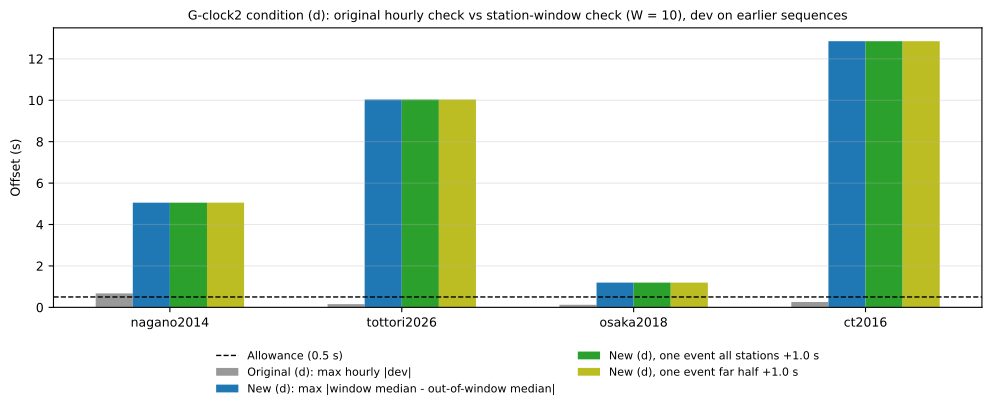

Generate this figure with Python:
#!/usr/bin/env python3
# =============================================================================
# Script : 25_04x_gclock2_station_window_dev.py  (v1)
#          [事前登録 25(島根県西部 2018)の G-clock2 で、条件 (d)「1 時間ごと」の代わりに使う「局ごとの時計の確かめ」を、
#           既に試験を終えた(または止めた)系列のキャッシュで試す dev。島根のデータは一つも読まない。位置の計算はしない]
# Project: ARGUS(新生)— 事前登録 25 の準備(規則を凍結する前の dev)
#
# なぜ必要か:
#   長野県北部 2014(事前登録 24)は、G-clock2 の (d)「日本時間の 1 時間ごとの P の残りの中央値」が、地震が 1 つだけの 1 時間で外れて
#   止まった(24_04g: 遠い局の P が雑音の上で、時計のずれではなかった)。島根県西部 2018 は、25_00 の数え上げで 72 h より後の 65 時間の
#   うち 54 時間が Mj ≥ 1.5 の地震 1 つだけで、同じ形の止まり方がもっと起きやすい。そこで (d) を、時計のずれを直接見る形に作り直す。
#   新しい (d) を島根で使う前に、既に結果の出た系列で、(1) 時計が正常なはずの所で誤って FAIL しないか、(2) わざと入れた時計の
#   ずれを見つけるか、を確かめる。
#
# 新しい (d)(案。この dev の後に事前登録 25 で凍結する):
#   各検測(PhaseNet の P、p_fallback = 0)の残り r = P の時刻 − 震源距離 / 6.0 km/s(24_04d と同じ)。
#   1. 各検測から、同じ地震の「他の局」の検測の中央値を引く(他の局の検測が 4 以上の時だけ): e = r − median_{同じ地震・他の局}(r)。
#      (全ての局に共通のずれ = 発生時刻のずれ・その地震だけの全局の時刻のずれは、ここで消える。物理の方法も地震ごとの中央値を引くので、
#       位置には効かない。自分の局を除くのは、ずれた局の値が地震の中央値に入って、ずれを小さく見せないため)
#   2. 局ごとに、発生時刻の順に並べた e の、続いた W 個(W = 10)の窓を 1 つずつずらし、
#      「窓の中央値 − 同じ局の窓の外の中央値」を出す(局のふだんのずれを、窓の外で測って引く。局の検測の半分近くがずれても、
#      窓の外がずれていない部分なら見える)。
#   3. 検測 20 以上の局(24_04d の (c) と同じ)の全ての窓で、この値の絶対値 ≤ 0.5 s なら合格(閾値は元の (d) と同じ)。
#   考え方: 時計のずれは局ごとに起き、その局の続いた地震に同じだけ乗る。1 地震だけの検測の取り違え(雑音の上の P)は、
#   W = 10 の窓の中央値ではほぼ消える(窓の 10 個のうち 5 個以上が同じ向きに 0.5 s を超えてずれた時だけ外れる)。
#   限界: 全ての局に同時に同じだけ乗る時刻のずれ(網全体の時刻のずれ)と、1 つの地震の局の半分より多くに同時に乗るずれは 1 で消えるので
#   見えない(位置には効かない)。続いた 5〜6 検測より短い時計のずれは見逃しうる(検測の少ない局では、10 検測が数日にわたる)。
#   局の検測の大半(24 個のうち約 20 個以上)に掛かる長いずれは、窓の外もずれるので見えにくく、(c)(局ごと・1.0 s)に任せる
#   (0.5〜1.0 s の長いずれは (c) と (d) の両方で見逃しうる)。速度は一様 6 km/s なので、震源が移ると局の値が少し変わりうる。
#
# この dev でやること(位置の計算・方法の誤差は一切しない。読むのはキャッシュの P の時刻・距離・局の位置・発生時刻だけ):
#   A. --cache で渡した系列ごとに、元の (d)(24_04d と同じ 1 時間ごと)と、新しい (d) を計算して並べる。
#   B. 陽性対照: 判定する全ての局と、続いた 12 検測の全ての始まり(1 つずつ)について、その 12 検測に +0.3・+0.6・+1.0 s を足し、
#      その局の新しい (d) で見つけた割合を出す(+0.6・+1.0 s はほぼ全て見つけ、+0.3 s はほぼ見つけないはず)。
#      自分の局を除いた地震の中央値を使うので、ある局にずれを足しても他の局の値は変わらない(その局だけを計算し直せばよい)。
#   C. 陰性対照: 各系列で、検測の最も多い地震の全ての局に +1.0 s を足す(発生時刻のずれのまね)・同じ地震の遠い半分の局に +1.0 s を足す
#      (長野の 2014-12-01 07:40 のまね)。新しい (d) は PASS のままのはず。
#   期待と違う結果(元のキャッシュで FAIL・陰性対照で FAIL・+0.6 s の見つけた割合 < 0.95)が 1 つでもあれば exit code 1。
#   D. 窓の大きさ W = 6・8・10・12・16 で、A の最大の |窓の中央値| を記述として出す(W を決める材料。判定には W = 10 を使う)。
#
# Usage(Colab。Drive をつなぐだけでよい。セルは 25_04x_COLAB_JA.md の X1〜X3):
#   !python /content/drive/MyDrive/ARGUS/src/25_04x_gclock2_station_window_dev.py \
#       --cache nagano2014=/content/drive/MyDrive/ARGUS_nagano2014/data/tottori_processed/tottori_parsed_realpick_nagano2014_m15_r1.pt \
#       --cache tottori2026=/content/drive/MyDrive/ARGUS_tottori/data/tottori_processed/tottori_parsed_realpick_m15.pt \
#       --out /content/drive/MyDrive/ARGUS/data/25_04x
#   (無いキャッシュは飛ばして続ける)
# 出力  : <out>/25_04x_gclock2_station_window_dev.json / <out>/25_04x_gclock2_station_window_dev.pdf
# =============================================================================
import sys, json, argparse, hashlib
from datetime import datetime, timedelta
from pathlib import Path
import numpy as np

ap = argparse.ArgumentParser(description="25_04x: 新しい G-clock2 (d)(局ごとの時計)の dev。既に結果の出た系列のキャッシュだけを読む")
ap.add_argument("--cache", action="append", default=[], help="名前=キャッシュの場所(.pt)。何度でも")
ap.add_argument("--out", default="", help="出力の置き場所")
ap.add_argument("--selftest", action="store_true")
a = ap.parse_args()
VP, MIN_N, TOL, W, MIN_EV_PICKS = 6.0, 20, 0.5, 10, 4               # MIN_EV_PICKS は「同じ地震の他の局」の検測の数
WS = (6, 8, 10, 12, 16)
TAG = "[25_04x]"

def jst_hour(ot):                                                # 24_04d と同じ: 秒で切って 9 時間を足す
    t = datetime.strptime(str(ot).replace("T", " ")[:19], "%Y-%m-%d %H:%M:%S")
    return t + timedelta(hours=9)

def picks_from_events(EV):
    """24_04d と同じ残り。戻り値: 検測の辞書の一覧(ev・sta・t(発生時刻の日本時間)・dist・r・hour)"""
    P = []
    for ie, e in enumerate(EV):
        th = jst_hour(e["origin_time"]); n = int(e["n_real_stations"])
        tp = np.asarray(e["tp_times"], float)[:n]; pf = np.asarray(e["p_fallback"]).astype(int)[:n]
        loc = np.asarray(e["sta_locs"], float)[:n]
        if "dist_km" in e: d = np.asarray(e["dist_km"], float)[:n]
        else:
            sl = np.asarray(e["src_loc"], float)
            epi = 111.19 * np.hypot(loc[:, 0] - sl[0], (loc[:, 1] - sl[1]) * np.cos(np.radians(sl[0]))); d = np.hypot(epi, sl[2])
        for k in range(n):
            if pf[k] != 0 or not np.isfinite(tp[k]) or not np.isfinite(d[k]): continue
            P.append(dict(ev=ie, sta=f"{loc[k, 0]:.4f},{loc[k, 1]:.4f}", t=th, dist=float(d[k]), r=float(tp[k] - d[k] / VP),
                          hour=f"{th:%Y-%m-%d %H}"))
    return P

def old_d(P):
    """元の (d): 検測 20 以上の 1 時間ごとの |中央値 − 全体の中央値| の最大と、その時間"""
    med = float(np.median([p["r"] for p in P])); H = {}
    for p in P: H.setdefault(p["hour"], []).append(p["r"])
    v = [(abs(float(np.median(x)) - med), h, len(x)) for h, x in H.items() if len(x) >= MIN_N]
    if not v: return dict(n_hours=0, max_abs_dev_s=None, worst_hour=None, pass_=None)
    m = max(v)
    return dict(n_hours=len(v), max_abs_dev_s=m[0], worst_hour=m[1], pass_=bool(m[0] <= TOL))

def event_demeaned(P):
    """1: 各検測から、同じ地震の他の局の検測の中央値を引く(他の局の検測が MIN_EV_PICKS 以上の時だけ。それ以外は NaN)"""
    by_ev = {}
    for i, p in enumerate(P): by_ev.setdefault(p["ev"], []).append(i)
    e = np.full(len(P), np.nan)
    for ev, idx in by_ev.items():
        for i in idx:
            oth = [P[j]["r"] for j in idx if P[j]["sta"] != P[i]["sta"]]
            if len(oth) >= MIN_EV_PICKS: e[i] = P[i]["r"] - float(np.median(oth))
    return e

def station_series(P, e):
    """局ごとの、時刻の順に並べた (添字の一覧)。検測 MIN_N 以上の局だけ"""
    by_sta = {}
    for i, p in enumerate(P):
        if np.isfinite(e[i]): by_sta.setdefault(p["sta"], []).append(i)
    return {s: sorted(idx, key=lambda i: (P[i]["t"], P[i]["ev"])) for s, idx in by_sta.items() if len(idx) >= MIN_N}

def window_stat(u, w=W):
    """2: 「窓の中央値 − 同じ局の窓の外の中央値」の絶対値が最大の窓。戻り値 (値, 始まりの位置, 窓の数)"""
    mx, at, nw = 0.0, None, 0
    for j in range(0, len(u) - w + 1):
        out_ = np.concatenate([u[:j], u[j + w:]])
        v = float(np.median(u[j:j + w]) - np.median(out_)); nw += 1
        if abs(v) > abs(mx): mx, at = v, j
    return mx, at, nw

def new_d(P, w=W):
    """新しい (d)。戻り値: 判定・最大の |値|・その窓の始まり・窓の数・判定した局の数・上位 5 局"""
    e = event_demeaned(P); S = station_series(P, e)
    worst, n_win, per = (0.0, None), 0, []
    for s, idx in S.items():
        mx, at, nw = window_stat(e[idx], w); n_win += nw
        t_at = None if at is None else P[idx[at]]["t"]
        per.append((abs(mx), s, mx, t_at, len(idx)))
        if abs(mx) > abs(worst[0]): worst = (mx, t_at)
    per.sort(key=lambda x: -x[0])
    return dict(pass_=(bool(abs(worst[0]) <= TOL) if S else None), max_abs_window_median_s=abs(worst[0]), worst_value_s=worst[0],
                worst_window_start_jst=(None if worst[1] is None else f"{worst[1]:%Y-%m-%d %H}"), n_stations_judged=len(S), n_windows=n_win,
                top5=[dict(abs_s=x[0], value_s=x[2], window_start_jst=(None if x[3] is None else f"{x[3]:%Y-%m-%d %H}"), n=x[4]) for x in per[:5]])

def detection_rates(P, shifts=(0.3, 0.6, 1.0), k=12, w=W):
    """B: 判定する全ての局・続いた k 検測の全ての始まりで、+δ を足した時に、その局の新しい (d) が見つける割合"""
    e = event_demeaned(P); S = station_series(P, e)
    out = {}
    for ds in shifts:
        hit = tot = 0; small = [0, 0]
        for s, idx in S.items():
            u0 = e[idx]
            for j in range(0, len(u0) - k + 1):
                u = u0.copy(); u[j:j + k] += ds
                det = abs(window_stat(u, w)[0]) > TOL
                hit += det; tot += 1
                if len(u0) <= 30: small[0] += det; small[1] += 1
        out[f"{ds:+.1f}"] = dict(rate=(hit / tot if tot else None), n_trials=tot,
                                 rate_stations_20_to_30_picks=(small[0] / small[1] if small[1] else None), n_trials_small=small[1])
    return out

def shifted(P, sel, ds):
    Q = [dict(p) for p in P]
    for i in sel: Q[i]["r"] += ds
    return Q

def controls(P):
    """C の作り: 検測の最も多い地震(C1: 全ての局・C2: 遠い半分の局)"""
    ce = {}
    for p in P: ce[p["ev"]] = ce.get(p["ev"], 0) + 1
    e0 = max(ce, key=lambda k: (ce[k], -k))
    ie = sorted([i for i, p in enumerate(P) if p["ev"] == e0], key=lambda i: P[i]["dist"])
    return dict(C1=ie, C2=ie[len(ie) // 2:], event_n=len(ie))

def selftest():
    def check(c, m):
        if not c: sys.exit(f"{TAG} STOP: selftest に失敗: {m}")
    rng = np.random.default_rng(0)
    t0 = datetime(2018, 4, 12)
    P = []
    for ev in range(200):
        t = t0 + timedelta(minutes=37 * ev)
        for k in range(24):
            P.append(dict(ev=ev, sta=f"s{k:02d}", t=t, dist=10.0 + k, r=0.3 + 0.01 * k + rng.normal(0, 0.05), hour=f"{t:%Y-%m-%d %H}"))
    check(new_d(P)["pass_"] is True, "正常は PASS")
    c = controls(P)
    st = sorted([i for i, p in enumerate(P) if p["sta"] == "s05"], key=lambda i: (P[i]["t"], P[i]["ev"]))
    check(new_d(shifted(P, st[90:102], 0.6))["pass_"] is False, "1 局の続いた 12 検測に +0.6 s は FAIL")
    check(new_d(shifted(P, st[90:102], 0.3))["pass_"] is True, "+0.3 s は PASS")
    check(new_d(shifted(P, st[:100], 0.6))["pass_"] is False, "1 局の検測の半分(100/200)に +0.6 s も FAIL(窓の外で測る)")
    check(new_d(shifted(P, c["C1"], 1.0))["pass_"] is True, "1 地震の全局に +1.0 s は PASS(発生時刻のずれ)")
    check(new_d(shifted(P, c["C2"], 1.0))["pass_"] is True, "1 地震の遠い半分に +1.0 s は PASS")
    check(old_d(shifted(P, c["C1"], 1.0))["pass_"] is False, "元の (d) は 1 地震の全局 +1.0 s で FAIL(地震 1 つの時間)")
    sel = [i for i, p in enumerate(P) if 90 <= p["ev"] < 102]
    check(new_d(shifted(P, sel, 0.6))["pass_"] is True, "網全体の時刻のずれは見えない(限界)")
    Q = [p for p in P if p["ev"] < 30]                                      # 1 局 30 検測の小さい場合
    dr = detection_rates(Q, shifts=(0.6,))
    check(dr["+0.6"]["rate"] is not None and dr["+0.6"]["rate"] >= 0.95, f"小さい局での見つけた割合 {dr}")
    print(f"{TAG} selftest: 正常・陽性対照(+0.6 s FAIL・+0.3 s PASS・局の半分 FAIL)・陰性対照(1 地震の全局・遠い半分)・限界・小さい局の見つけた割合の 9 例に合格")

selftest()
if a.selftest: sys.exit(0)
import torch
if not a.cache: sys.exit(f"{TAG} STOP: --cache が 1 つも無い")
OUT = Path(a.out) if a.out else Path(".")
OUT.mkdir(parents=True, exist_ok=True)
print(f"{TAG} 本スクリプト v1 SHA-256 {hashlib.sha256(Path(__file__).read_bytes()).hexdigest()}")
RES = {}
for spec in a.cache:
    if "=" not in spec: sys.exit(f"{TAG} STOP: --cache は 名前=場所 の形({spec})")
    name, path = spec.split("=", 1); p = Path(path)
    if not p.exists():
        print(f"\n{TAG} {name}: {p} が無いので飛ばす"); continue
    sha = hashlib.sha256(p.read_bytes()).hexdigest()
    EV = torch.load(p, weights_only=False); P = picks_from_events(EV)
    print(f"\n{TAG} ===== {name}: {p.name}  SHA-256 {sha[:12]}…  地震 {len(EV)}・P を測った検測 {len(P)}")
    if len(P) < 100:
        print(f"{TAG} {name}: 検測が 100 未満なので飛ばす"); continue
    o, n = old_d(P), new_d(P)
    c = controls(P)
    dr = detection_rates(P)
    rC1, rC2 = new_d(shifted(P, c["C1"], 1.0)), new_d(shifted(P, c["C2"], 1.0))
    ws = {str(w): new_d(P, w)["max_abs_window_median_s"] for w in WS}
    f = lambda x: "—" if x is None else f"{x:.3f}"
    print(f"{TAG} {name}: 元の (d) 1 時間ごと: {o['n_hours']} 時間・最大 {f(o['max_abs_dev_s'])} s({o['worst_hour']})→ "
          f"{'PASS' if o['pass_'] else 'FAIL'}")
    print(f"{TAG} {name}: 新しい (d) 局ごと W={W}: 判定した局 {n['n_stations_judged']}・窓 {n['n_windows']}・最大 |窓の中央値 − 窓の外の中央値| "
          f"{f(n['max_abs_window_median_s'])} s({n['worst_window_start_jst']} からの窓)→ {'PASS' if n['pass_'] else 'FAIL'}")
    print(f"{TAG} {name}:   上位 5 局(|値| s・窓の始まり・その局の検測): " +
          "  ".join(f"{x['abs_s']:.3f}({x['window_start_jst']}, n={x['n']})" for x in n["top5"]))
    print(f"{TAG} {name}: 陽性対照(判定する全ての局・続いた 12 検測の全ての始まり): 見つけた割合 " +
          "  ".join(f"{k} s: {v['rate']:.3f}({v['n_trials']} 回。検測 20〜30 の局 {('—' if v['rate_stations_20_to_30_picks'] is None else format(v['rate_stations_20_to_30_picks'], '.3f'))}・{v['n_trials_small']} 回)"
                    for k, v in dr.items()))
    print(f"{TAG} {name}: 陰性対照(検測 {c['event_n']} の地震): 全局 +1.0 s → {'PASS' if rC1['pass_'] else 'FAIL(注意)'}・最大 {f(rC1['max_abs_window_median_s'])} s   "
          f"遠い半分 +1.0 s → {'PASS' if rC2['pass_'] else 'FAIL(注意)'}・最大 {f(rC2['max_abs_window_median_s'])} s")
    print(f"{TAG} {name}: 窓の大きさごとの最大 |窓の中央値 − 窓の外の中央値|(記述): " + "  ".join(f"W={k}: {v:.3f}" for k, v in ws.items()))
    ok = bool(n["pass_"] and rC1["pass_"] and rC2["pass_"] and dr["+0.6"]["rate"] is not None and dr["+0.6"]["rate"] >= 0.95)
    print(f"{TAG} {name}: 期待どおりか(元のキャッシュ PASS・陰性対照 PASS・+0.6 s の見つけた割合 ≥ 0.95): {'はい' if ok else 'いいえ(注意)'}")
    RES[name] = dict(cache=str(p), cache_sha256=sha, n_events=len(EV), n_picks=len(P), old_d=o, new_d=n, as_expected=ok,
                     positive_control_detection=dr,
                     negative_control=dict(event_n=c["event_n"], all_stations_plus_1p0=rC1, far_half_plus_1p0=rC2),
                     max_abs_by_window_size=ws)
if not RES: sys.exit(f"{TAG} STOP: 読めたキャッシュが 0")
json.dump(dict(script="25_04x_gclock2_station_window_dev.py", version="v1", script_sha256=hashlib.sha256(Path(__file__).read_bytes()).hexdigest(),
               purpose="dev of the new G-clock2 condition (d) for preregistration 25, on caches of sequences already tested or stopped; "
                       "no Shimane data read; no location or method error computed",
               rule=dict(vp_kms=VP, min_n=MIN_N, tol_s=TOL, window=W, min_event_picks=MIN_EV_PICKS), results=RES),
          open(OUT / "25_04x_gclock2_station_window_dev.json", "w"), indent=1, default=str)

import matplotlib
matplotlib.use("Agg")
import matplotlib.pyplot as plt
plt.rcParams.update({"figure.facecolor": "white", "axes.facecolor": "white", "savefig.facecolor": "white", "font.size": 9, "pdf.fonttype": 42})
names = list(RES)
fig, ax = plt.subplots(figsize=(10, 4.2))
x = np.arange(len(names)); bw = 0.16
series = [("Original (d): max hourly |dev|", [RES[k]["old_d"]["max_abs_dev_s"] or 0 for k in names], "0.6"),
          ("New (d): max |window median - out-of-window median|", [RES[k]["new_d"]["max_abs_window_median_s"] for k in names], "tab:blue"),

          ("New (d), one event all stations +1.0 s", [RES[k]["negative_control"]["all_stations_plus_1p0"]["max_abs_window_median_s"] for k in names], "tab:green"),
          ("New (d), one event far half +1.0 s", [RES[k]["negative_control"]["far_half_plus_1p0"]["max_abs_window_median_s"] for k in names], "tab:olive")]
for j, (lab, v, col) in enumerate(series):
    ax.bar(x + (j - 1.5) * bw, v, width=bw, color=col, label=lab)
ax.axhline(TOL, color="k", ls="--", lw=1, label=f"Allowance ({TOL} s)")
ax.set_xticks(x); ax.set_xticklabels(names); ax.set_ylabel("Offset (s)")
ax.set_title(f"G-clock2 condition (d): original hourly check vs station-window check (W = {W}), dev on earlier sequences", fontsize=9)
ax.grid(alpha=0.3, axis="y")
ax.legend(loc="upper center", bbox_to_anchor=(0.5, -0.12), ncol=2, frameon=False, fontsize=8)
fig.tight_layout(); fig.savefig(OUT / "25_04x_gclock2_station_window_dev.pdf", bbox_inches="tight"); plt.close(fig)
print(f"\n{TAG} 出力: {OUT / '25_04x_gclock2_station_window_dev.json'}、{OUT / '25_04x_gclock2_station_window_dev.pdf'}")
bad = [k for k, v in RES.items() if not v["as_expected"]]
if bad: sys.exit(f"{TAG} 期待と違う系列: {bad}(この出力を貼る。凍結の前に作りを見直す)")
